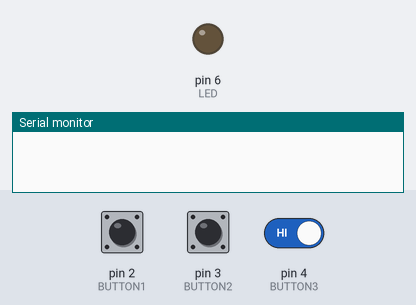
This sketch was run on a simulated Arduino Uno, built with avr-gcc and run on an emulated ATmega328P. Parts: output pins drawn as LEDs (lit = HIGH), the last lines printed to the serial monitor. The inputs (shaded band) are chosen by the test bench; at power-on: pin 2 (BUTTON1) HIGH, pin 3 (BUTTON2) HIGH, pin 4 (BUTTON3) HIGH.

Above: at 1.2 s.
1.3 s: pin 2 (BUTTON1) pulled LOW for 0.15 s
At 2.0 s:
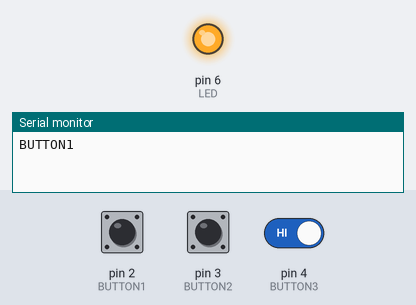
2.9 s: pin 3 (BUTTON2) pulled LOW for 0.15 s
At 3.3 s:
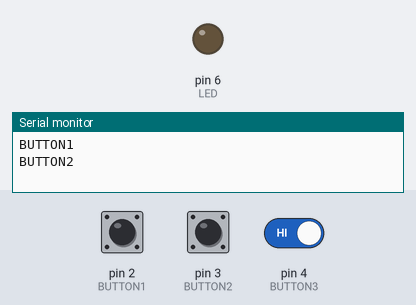
4.5 s: pin 2 (BUTTON1) pulled LOW for 1 s
At 5.7 s:
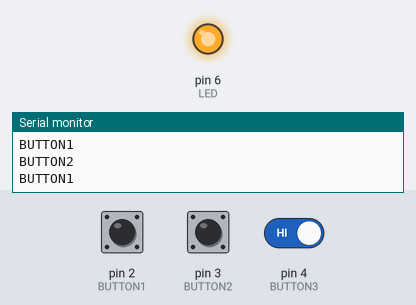
7.0 s: pin 3 (BUTTON2) driven LOW and pin 4 (BUTTON3) driven LOW
10.0 s: pin 3 (BUTTON2) driven HIGH
Timing chart, 0 to 12.5 s (numbered marks = the images above; inputs shaded):
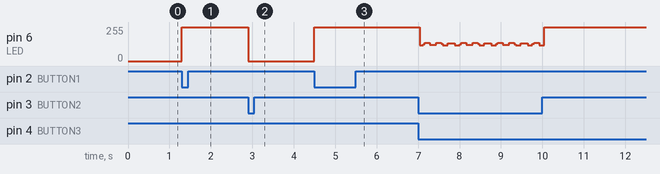

Measured:
- after the input at 1.3 s, pin 6 (LED): 0/255 → 255/255 at once
- after the input at 2.9 s, pin 6 (LED): 255/255 → 0/255 at once
- after the input at 4.5 s, pin 6 (LED): 0/255 → 255/255 at once

The sketch:

sketch_feb20a.ino
```cpp
#define LED (6)
#define BUTTON1 (2)
#define BUTTON2 (3)
#define BUTTON3 (4)

#define NONE (0)

byte state = NONE;
bool led_state = LOW;

long prev = millis();

void setup() {
  // put your setup code here, to run once:
  pinMode(LED, OUTPUT);
  pinMode(BUTTON1, INPUT_PULLUP);
  pinMode(BUTTON2, INPUT_PULLUP);
  pinMode(BUTTON3, INPUT_PULLUP);

  Serial.begin(9600);
}

void loop() {
  // put your main code here, to run repeatedly:
  if (!digitalRead(BUTTON1) && state != BUTTON1) {
    state = BUTTON1;
    Serial.println("BUTTON1");
  }
  else if (!digitalRead(BUTTON2) && state != BUTTON2) {
    state = BUTTON2;
    Serial.println("BUTTON2");
    digitalWrite(LED, LOW);
  }
  else if (!digitalRead(BUTTON3) && state != BUTTON3) {
    state = BUTTON3;
    Serial.println("BUTTON3");
    digitalWrite(LED, HIGH);
  }

  switch (state) {
    case NONE:
      break;
    case BUTTON1:
      digitalWrite(LED, HIGH);
      break;
    case BUTTON2:
      pulse(10);
      break;
    case BUTTON3:
      pulse(50);
      break;
  }
}

void pulse(byte hertz) {
  if (millis() - prev < (1.0/hertz)) {
    digitalWrite(LED, !led_state);
    led_state = !led_state;
    prev = millis();
  }
}
```
